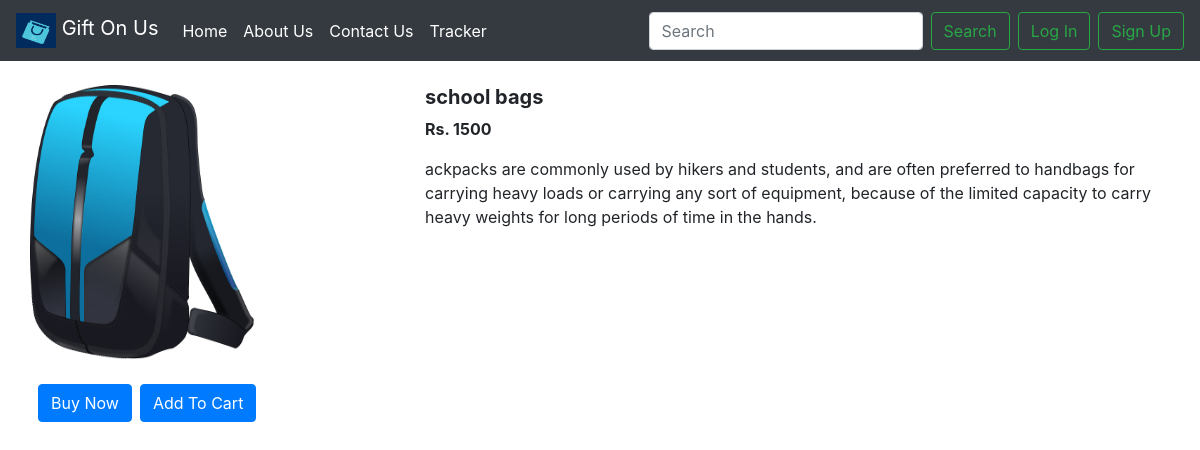
The app's page /productview/5 with its own data.
### GOU/models.py (models this page shows, shortened)
class Product(models.Model):
    product_id = models.AutoField
    product_name = models.CharField(max_length=30)
    product_desc = models.CharField(max_length=300)
    category = models.CharField(max_length=300, default="")
    subcategory = models.CharField(max_length=300, default="")
    price = models.IntegerField(default=0)
    publish_date = models.DateField()
    image = models.ImageField(upload_to='gou/image', default="")

### GOU/views.py (the view)
# urls.py: path('productview/<int:myid>', views.productview, name='Gouproductview'),
def productview(request, myid):
    product = Product.objects.filter(id=myid)
    return render(request, 'gou/productview.html', {'products': product[0]})

### GOU/templates/gou/productview.html (shortened to what this page needs)
{%extends 'gou/base.html'%}
{%block body%}
<div class="container my-4">
    <div class="row">
       <div class="col-md-4">
          <div class="row">
             <img src="/media/{{products.image}}" width="225px" height="275px">
          </div>
            <div class="row my-4">
                <button class="btn btn-primary mx-2"> Buy Now</button>
                <button class="btn btn-primary ">Add To Cart</button>
            </div>
      </div>
      <div class="col-md-8">
          <h5><b>{{products.product_name}}</b></h5>
          <p><b>Rs. {{products.price}}</b></p>
          <p>{{products.product_desc}}</p>
      </div>
    </div>
</div>
{%endblock%}

### GOU/templates/gou/base.html (shortened to what this page needs)
<html>
<head>
    <link rel="stylesheet" href="https://stackpath.bootstrapcdn.com/bootstrap/4.2.1/css/bootstrap.min.css"
>
</head>
<body>
{% load static %}
<nav class="navbar navbar-expand-lg navbar-dark bg-dark ">
    <a class="navbar-brand " href="/">
    <img src="/media/gou/image/giftonus.png" width="40" height="35" class="d-inline-block align-top" alt="">
        Gift On Us
    </a>
    <div class="collapse navbar-collapse" id="navbarSupportedContent">
        <ul class="navbar-nav mr-auto">
            <li class="nav-item active">
                <a class="nav-link" href="/">Home <span class="sr-only">(current)</span></a>
            </li>
            <li class="nav-item active">
                <a class="nav-link" href="/about">About Us</a>
            </li>
            <li class="nav-item active">
                <a class="nav-link" href="/contact">Contact Us</a>
            </li>
            <li class="nav-item active">
                <a class="nav-link" href="/track">Tracker</a>
            </li>
        </ul>
        <div class="ml-auto">
            <form class="form-inline my-2 my-lg-0 " method="get" action="/search/" >
                <input class="form-control mr-sm-2" type="search" placeholder="Search" aria-label="Search" name="search" id="search">
                <button class="btn btn-outline-success my-2 my-sm-0" type="submit">Search</button>
                {%if user.is_authenticated%}
                <button type="button" class="btn btn-outline-success mx-2" id="popcart" data-container="body"
                        data-toggle="popover" data-html="true" data-placement="bottom" data-content=""> Cart(<span
                        id="cart">0</span>)
                </button>
                <ul class="navbar-nav ">
                    <li class="nav-item dropdown">
                        <a class="nav-link dropdown-toggle" href="#" id="navbarDropdown" role="button"
                           data-toggle="dropdown" aria-haspopup="true" aria-expanded="false">
                            welcome {{request.user.first_name}}
                        </a>
                        <div class="dropdown-menu" aria-labelledby="navbarDropdown">
                            <a class="dropdown-item" href="/logout">Logout</a>
                        </div>
                    </li>
                </ul>
                {%else%}
                <button type="button" class="btn btn-outline-success mx-2" data-toggle="modal" data-target="#loginModal">
                    Log In
                </button>
                <button type="button" class="btn btn-outline-success " data-toggle="modal"
                        data-target="#signupModal">
                    Sign Up
                </button>
                {%endif%}
            </form>
        </div>
    </div>
</nav>
{%block body%} {%endblock%}
</body>
</html>

### records on screen
Product: image (picture), product_name "school bags", price "1500", product_desc "ackpacks are commonly used by hikers and students, and are often preferred to handbags for carrying heavy loads or carrying any sort of equipment, because of the limited capacity to carry heavy weights for long periods of time in the hands."
